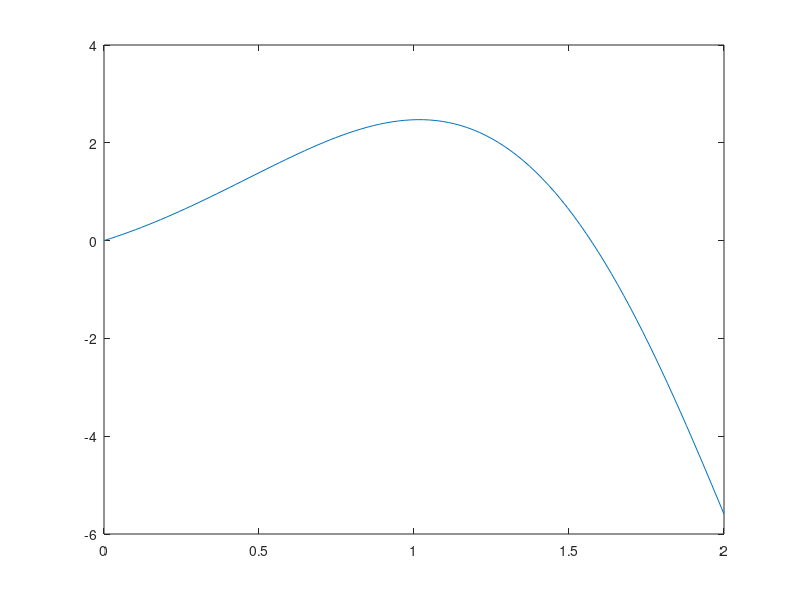

Recreate this plot in MATLAB. (Note: this script raises an error after producing the figure.)
% Es. 1 
clear
clc
close all

n = 5; % grado
a = 0; % start
b = 2; % fine

f = @(x) exp(x) .* sin(2 * x);

dominio_f = linspace(a, b, 100);
immagine_f = f(dominio_f);

figure
c = plot(dominio_f, immagine_f, 'DisplayName', 'f(x)');
c.Color = 'red';

legend
grid on
hold on

x = linspace(a, b, n + 1);
y = f(x);

c = plot(x, y, '*', 'DisplayName', 'nodi');
c.Color = 'blue';

p = polyfit(x, y, n); % coeff. polinomio interpolatore
g = linspace(a, b);

h = polyval(p, g);

plot(dominio_f, h, '--', 'DisplayName', 'p(x)');

errore = norm(h - immagine_f)

% ----------------------------------------------------------------------
% Es. 2
clear
clc
close all

n = 10; % grado
a = -5; % start
b = 5; % fine

f = @(x) 1 ./ (1 + x.^2); % funzione di Runge

dominio_f = linspace(a, b, 100);
immagine_f = f(dominio_f);

figure
c = plot(dominio_f, immagine_f, '--', 'DisplayName', 'f(x)');
c.Color = 'red';

legend
grid on
hold on

x = linspace(a, b, n + 1);
y = f(x);

c = plot(x, y, '*', 'DisplayName', 'nodi');
c.Color = 'blue';

p = polyfit(x, y, n); % coeff. polinomio interpolatore

h = polyval(p, dominio_f); % immagine interpolatore

plot(dominio_f, h, '--', 'DisplayName', 'p(x)');

errore_p = norm(h - immagine_f)


% Parte 2 - Chebyshev

x = cheb(a, b, n);
y = f(x);

c = plot(x, y, '*', 'DisplayName', 'nodi cheb');
c.Color = '#006400';

p = polyfit(x, y, n); % coeff. polinomio interpolatore

h = polyval(p, dominio_f); % immagine interpolatore

c = plot(dominio_f, h, '--', 'DisplayName', 'cheb(x)');
c.Color = 'black';

errore_cheb = norm(h - immagine_f) % errore con Chebyshev

% funzione cheb()
function [y] = cheb(a, b, n)
    % n: grado
    % a: estremo sx intervallo
    % b: estremo dx intervallo
    
    y = [];
    for i = 0 : n
        arg_cos = (2 * i + 1) / (2 * n + 2) * pi;
        tmp = (a + b) / 2 - (b - a) / 2 * cos(arg_cos);
        y = [y tmp];
    end
end

% funzione cheb() senza cicli
function [x] = cheb(a, b, n)
	
	% a: estremo sx dell'intervallo
	% b: estremo dx dell'intervallo
	% n: grado

	i = 0 : 1 : n;
	cos_ = ((2.*i+1)./(2.*n+2)).*pi
	x = (a+b)/2 - (b-a)/2 .* cos(cos_);

end


% ----------------------------------------------------------------------
% Es. 3
clear
clc
close all

a = -3;
b = 3;

% f = @(x) exp(x) .* cos(4 * x); % PARTE 1
f = @(x) abs(x - 1); % PARTE 2

dominio_f = linspace(a, b, 100);
immagine_f = f(dominio_f);

hold on
c = plot(dominio_f, immagine_f, 'DisplayName', 'f(x)');
c.Color = '#BF40BF';
legend

n = 20; % degree

x = linspace(a, b, n); % Mi servono n + 1 punti
y = f(x);

coeff_f = polyfit(x, y, n - 1); % coefficienti del polinomio interpolatore calcolati con polyfit
pippo = vander(x); % matrice di Vandermonde calcolata su x
res = pippo \ y'; % coeff. del pol. interp. calcolati con la matrice di Vande.

errore = norm(coeff_f - res'); % errore assoluto 

topolino = polyval(coeff_f, dominio_f); % valori interpolati del polinomio

hold on
c = plot(dominio_f, topolino, '--', 'DisplayName', 'p(x)');
c.Color = 'black';
legend

hold on
c = plot(x, y, '*', 'DisplayName', 'coeff. pol. inter.');
c.Color = 'blue';
legend

% All'aumentare del numero dei nodi avremo che l'errore tenderà a 0
% perchè il grado delle n derivare rimane sempre lo stesso.

% ----------------------------------------------------------------------
% Es. 4
clear
clc
close all

a = -1;
b = 1;

f = @(x) sin(x);
dominio_f = linspace(a, b, 100);

n = 22; % numero nodi
degree = n - 1; % grado polinomio

pippo = linspace(a, b, n);

f_tilde = [];
f_normale = [];

for i = 1 : n
    tmp_normale = f(pippo(i));
    f_normale = [f_normale tmp_normale];

    tmp_tilde = f(pippo(i)) * (1 + (-1)^i * 10^-4);
    f_tilde = [f_tilde tmp_tilde];
end

coeff_normale = polyfit(pippo, f_normale, degree);
coeff_tilde = polyfit(pippo, f_tilde, degree);

griglia = linspace(a, b, 100);

poly_norm = polyval(coeff_normale, griglia);
poly_tilde = polyval(coeff_tilde, griglia);

hold on
c = plot(dominio_f, poly_norm, 'DisplayName', 'poly norm');
c.Color = 'black';
legend

hold on
c = plot(dominio_f, poly_tilde, 'DisplayName', 'poly tilde');
c.Color = 'red';
legend

hold on
c = plot(pippo, f_normale, '*', 'DisplayName', 'nodi');
c.Color = 'blue';

l = legend
l.Location = 'northwest';

errore = norm(poly_norm - poly_tilde)

% ----------------------------------------------------------------------
% Es. 5
clear
clc
close all

a = -1;
b = 1;
n = 20; % numero nodi
degree = n - 1; % grado per polyfit

f = @(x) exp(x) + 1;
dominio_f = linspace(a, b, 100);
immagine_f = f(dominio_f);

% x_punti = linspace(a, b, n);
x_punti = cheb(a, b, n); % Ripetere l%esercizio usando i nodi di Chebyshev
y_punti = f(x_punti);

display(x_punti)

coeff_f = vander(x_punti) \ y_punti'; % coeff. del polin. inter. calcolati con Vander

immagine_f_tilde = [];

for i = 1 : n
    epsilon = (-1)^i * 10^-5;
    tmp = f(x_punti(i)) + epsilon;

    immagine_f_tilde = [immagine_f_tilde tmp];
end

coeff_f_tilde = vander(x_punti) \ immagine_f_tilde'; % coeff. del polin. inter. perturbato

% Confrontare i grafici dei polinomi p(x) e pˆ(x).
figure
hold on
grid on

c = plot(dominio_f, immagine_f, 'DisplayName', 'f(x)');
c.Color = 'black';

c = plot(x_punti, polyval(coeff_f, x_punti), '--', 'DisplayName', 'p(x)');
c.Color = 'red';

c = plot(x_punti, polyval(coeff_f_tilde, x_punti), '--', 'DisplayName', 'p(x) perturbato');
c.Color = 'green';

c = plot(x_punti, y_punti, '*', 'DisplayName', 'nodi');
c.Color = 'blue';
legend

% max|a_i - a^_i|
max_coeff = norm(coeff_f - coeff_f_tilde, inf);
display(max_coeff);

% max|p(t) - p^(t)|
t = linspace(a, b, 101);
max_p = norm(polyval(coeff_f, t) - polyval(coeff_f_tilde, t), inf);
display(max_p);

% Utilizzando i nodi di Cheb avremo un'approssimazione migliore rispetto
% all'utilizzo di nodi equidistanti

% ----------------------------------------------------------------------